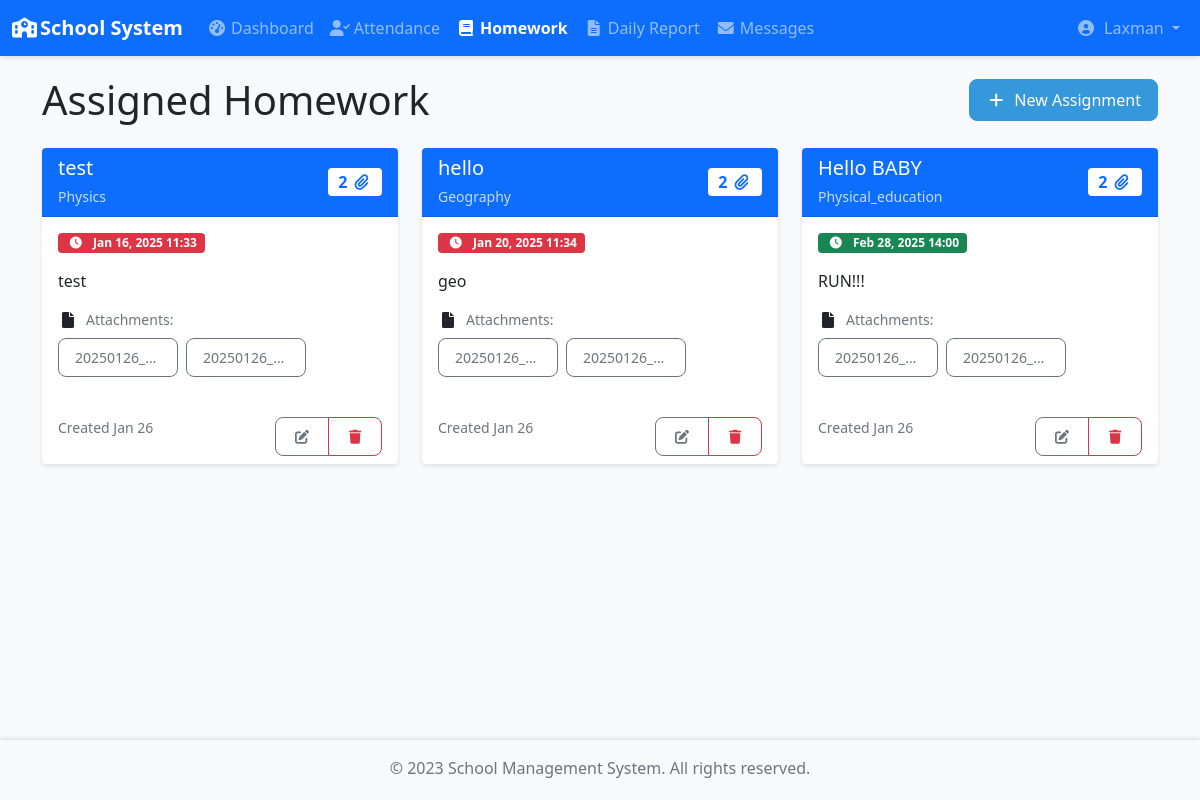
The app's page /teacher/homework (signed in) with its own data.
### app/models/user.py (models this page shows, shortened)
class User(UserMixin, db.Model):
    id = db.Column(db.Integer, primary_key=True)
    username = db.Column(db.String(64), unique=True, nullable=False)
    email = db.Column(db.String(120), unique=True, nullable=False)
    password_hash = db.Column(db.String(128))
    role = db.Column(db.String(20), nullable=False)  # 'admin', 'teacher', 'student'
    created_at = db.Column(db.DateTime, default=datetime.utcnow)
    is_active = db.Column(db.Boolean, default=True)
    first_name = db.Column(db.String(64))
    last_name = db.Column(db.String(64))

### app/models/homework.py (models this page shows)
class Homework(db.Model):
    id = db.Column(db.Integer, primary_key=True)
    title = db.Column(db.String(100), nullable=False)
    description = db.Column(db.Text, nullable=False)
    subject = db.Column(db.Enum(SubjectEnum), nullable=False)
    due_date = db.Column(db.DateTime, nullable=False)
    teacher_id = db.Column(db.Integer, db.ForeignKey('user.id'), nullable=False)
    file_path = db.Column(db.String(255))
    created_at = db.Column(db.DateTime, default=datetime.utcnow)

### app/blueprints/teacher.py (the view, shortened to what this page needs)
@teacher.route('/teacher/homework', methods=['GET', 'POST'])
@login_required
@teacher_required
def homework():
    assignments = Homework.query.filter_by(teacher_id=current_user.id).all()
    processed_assignments = []
    for hw in assignments:
        file_list = json.loads(hw.file_path) if hw.file_path else []
        is_pending = hw.due_date > datetime.utcnow()
        status = 'pending' if is_pending else 'overdue'
        due_date_str = hw.due_date.strftime('%b %d, %Y %H:%M')
        created_str = hw.created_at.strftime('%b %d')
        subject = str(hw.subject)
        processed_assignments.append({
            'id': hw.id,
            'title': hw.title,
            'subject': subject.split(".")[1].capitalize(),
            'description': hw.description,
            'status': status,
            'due_date': due_date_str,
            'created_at': created_str,
            'file_count': len(file_list),
            'files': file_list
        })
    return render_template('teacher/homework.html',
                         assignments=processed_assignments,
                         subjects=SubjectEnum)

### app/blueprints/teacher.py (called while the page is built)
def teacher_required(f):
    @wraps(f)
    def decorated_function(*args, **kwargs):
        if not current_user.is_authenticated or current_user.role != 'teacher':
            flash('You need to be a teacher to access this page.', 'danger')
            return redirect(url_for('auth.login'))
        return f(*args, **kwargs)
    return decorated_function

### app/templates/teacher/homework.html (shortened to what this page needs)
{% extends "base.html" %}
{% block content %}
<div class="container">
    <div class="d-flex justify-content-between align-items-center mb-4">
        <h1 class="mb-0">Assigned Homework</h1>
        <button type="button" class="btn btn-primary" data-bs-toggle="modal" data-bs-target="#assignmentModal">
            <i class="fas fa-plus me-2"></i>New Assignment
        </button>
    </div>
    <div class="row row-cols-1 row-cols-md-2 row-cols-lg-3 g-4">
        {% for hw in assignments %}
        <div class="col">
            <div class="card h-100 shadow-sm border-0">
                <div class="card-header bg-primary text-white rounded-top">
                    <div class="d-flex justify-content-between align-items-center">
                        <div>
                            <h5 class="card-title mb-1">{{ hw.title }}</h5>
                            <small class="opacity-75">{{ hw.subject }}</small>
                        </div>
                        <span class="badge bg-white text-primary fs-6">
                            {{ hw.file_count }} <i class="fas fa-paperclip"></i>
                        </span>
                    </div>
                </div>
                <div class="card-body d-flex flex-column">
                    <div class="d-flex justify-content-between align-items-center mb-3">
                        <span class="badge bg-{% if hw.status == 'pending' %}success{% else %}danger{% endif %}">
                            <i class="fas fa-clock me-1"></i>
                            {{ hw.due_date }}
                        </span>
                    </div>
                    <p class="card-text flex-grow-1 mb-3">
                        {{ hw.description|truncate(120) }}
                    </p>
                    <div class="mb-3">
                        <div class="d-flex align-items-center mb-2">
                            <i class="fas fa-file me-2"></i>
                            <small class="text-muted">Attachments:</small>
                        </div>
                        <div class="d-flex flex-wrap gap-2">
                            {% for file_path in hw.files %}
                            <a href="{{ url_for('static', filename=file_path) }}"
                               class="btn btn-sm btn-outline-secondary text-truncate"
                               style="max-width: 120px"
                               target="_blank">
                                {{ file_path.split('/')[-1] }}
                            </a>
                            {% endfor %}
                        </div>
                    </div>
                </div>
                <div class="card-footer bg-transparent border-0 d-flex justify-content-between">
                    <small class="text-muted">
                        Created {{ hw.created_at }}
                    </small>
                    <div class="btn-group">
                        <a href="#" class="btn btn-sm btn-outline-secondary">
                            <i class="fas fa-edit"></i>
                        </a>
                        <a href="#" class="btn btn-sm btn-outline-danger">
                            <i class="fas fa-trash"></i>
                        </a>
                    </div>
                </div>
            </div>
        </div>
        {% endfor %}
    </div>
</div>
{% endblock %}

### app/templates/base.html (shortened to what this page needs)
<!DOCTYPE html>
<html lang="en">
<head>
    <link href="https://cdn.jsdelivr.net/npm/bootstrap@5.1.3/dist/css/bootstrap.min.css" rel="stylesheet">
    <link rel="stylesheet" href="https://cdnjs.cloudflare.com/ajax/libs/font-awesome/6.0.0/css/all.min.css">
    <link rel="stylesheet" href="{{ url_for('static', filename='css/base.css') }}">
    {% if current_user.is_authenticated %}
        {% if current_user.role == 'admin' %}
            <link rel="stylesheet" href="{{ url_for('static', filename='css/admin.css') }}">
        {% elif current_user.role == 'teacher' %}
            <link rel="stylesheet" href="{{ url_for('static', filename='css/teacher.css') }}">
        {% elif current_user.role == 'student' %}
            <link rel="stylesheet" href="{{ url_for('static', filename='css/student.css') }}">
        {% endif %}
    {% endif %}
</head>
<body>
    <nav class="navbar navbar-expand-lg navbar-dark bg-primary fixed-top">
        <div class="container-fluid">
            <a class="navbar-brand" href="#">
                <i class="fas fa-school me-2"></i>School System
            </a>
            <div class="collapse navbar-collapse" id="navbarNav">
                {% if current_user.is_authenticated %}
                    {% if current_user.role == 'admin' %}
                        <ul class="navbar-nav me-auto">
                            <li class="nav-item">
                                <a class="nav-link {% if request.endpoint == 'admin.dashboard' %}active{% endif %}"
                                   href="{{ url_for('admin.dashboard') }}">
                                    <i class="fas fa-tachometer-alt me-1"></i>Dashboard
                                </a>
                            </li>
                            <li class="nav-item">
                                <a class="nav-link {% if request.endpoint == 'admin.reports' %}active{% endif %}"
                                   href="{{ url_for('admin.view_reports') }}">
                                    <i class="fas fa-file-alt me-1"></i>Reports
                                </a>
                            </li>
                            <li class="nav-item">
                                <a class="nav-link {% if request.endpoint == 'admin.assignments' %}active{% endif %}"
                                   href="{{ url_for('admin.assignments') }}">
                                    <i class="fas fa-tasks me-1"></i>Assignments
                                </a>
                            </li>
                            <li class="nav-item">
                                <a class="nav-link {% if request.endpoint == 'admin.messages' %}active{% endif %}"
                                   href="{{ url_for('admin.messages') }}">
                                    <i class="fas fa-envelope me-1"></i>Messages
                                </a>
                            <li class="nav-item">
                               <a class="nav-link {% if request.endpoint == 'admin.view_attendance' %}active{% endif %}"
                               href="{{ url_for('admin.view_attendance') }}">
                                <i class="fas fa-user-check me-1"></i>Attendance
                                </a>
                            </li>
                                </li>
                        </ul>
                    {% elif current_user.role == 'teacher' %}
                        <ul class="navbar-nav me-auto">
                            <li class="nav-item">
                                <a class="nav-link {% if request.endpoint == 'teacher.dashboard' %}active{% endif %}"
                                   href="{{ url_for('teacher.dashboard') }}">
                                    <i class="fas fa-tachometer-alt me-1"></i>Dashboard
                                </a>
                            </li>
                            <li class="nav-item">
                                <a class="nav-link {% if request.endpoint == 'teacher.attendance' %}active{% endif %}"
                                   href="{{ url_for('teacher.attendance') }}">
                                    <i class="fas fa-user-check me-1"></i>Attendance
                                </a>
                            </li>
                            <li class="nav-item">
                                <a class="nav-link {% if request.endpoint == 'teacher.homework' %}active{% endif %}"
                                   href="{{ url_for('teacher.homework') }}">
                                    <i class="fas fa-book me-1"></i>Homework
                                </a>
                            </li>
                            <li class="nav-item">
                                <a class="nav-link {% if request.endpoint == 'teacher.daily_report' %}active{% endif %}"
                                   href="{{ url_for('teacher.daily_report') }}">
                                    <i class="fas fa-file-alt me-1"></i>Daily Report
                                </a>
                            </li>
                            <li class="nav-item">
                                <a class="nav-link {% if request.endpoint == 'teacher.messages' %}active{% endif %}"
                                   href="{{ url_for('teacher.messages') }}">
                                    <i class="fas fa-envelope me-1"></i>Messages
                                </a>
                            </li>
                        </ul>
                    {% endif %}
                    <ul class="navbar-nav ms-auto">
                        <li class="nav-item dropdown">
                            <a class="nav-link dropdown-toggle" href="#" id="navbarDropdown"
                               data-bs-toggle="dropdown">
                                <i class="fas fa-user-circle me-1"></i>
                                {{ current_user.first_name }}
                            </a>
                        </li>
                    </ul>
                {% endif %}
            </div>
        </div>
    </nav>
    <main class="content-wrapper">
        {% block content %}{% endblock %}
    </main>
    <footer class="footer mt-auto py-3 bg-light">
        <div class="container text-center">
            <span class="text-muted">© 2023 School Management System. All rights reserved.</span>
        </div>
    </footer>
</body>
</html>

### app/static/css/base.css (style rules this page uses)
:root { --navbar-height: 56px; --footer-height: 60px; }
body { min-height: 100vh; display: flex; flex-direction: column; padding-top: var(--navbar-height); }
.content-wrapper { flex: 1; padding: 20px; background-color: #f8f9fa; }
.navbar { box-shadow: 0 2px 4px rgba(0,0,0,0.1); }
.navbar-brand { font-weight: 600; }
.nav-link { padding: 0.5rem 1rem; transition: color 0.2s; }
.nav-link.active { font-weight: 600; }
.footer { box-shadow: 0 -2px 4px rgba(0,0,0,0.1); height: var(--footer-height); }
.shadow-sm { box-shadow: 0 2px 4px rgba(0,0,0,0.1) !important; }
.fas { width: 20px; text-align: center; }

### app/static/css/teacher.css (style rules this page uses)
.btn { border-radius: 8px; padding: 8px 16px; }
.btn-primary { background-color: #3498db; border-color: #3498db; }

### records on screen
User: first_name "Laxman"
Homework: title "test", subject "Physics", file_count "2", due_date "Jan 16, 2025 11:33", description "test", file_path "20250126_…" "20250126_…", created_at "Jan 26"
Homework: title "hello", subject "Geography", file_count "2", due_date "Jan 20, 2025 11:34", description "geo", file_path "20250126_…" "20250126_…", created_at "Jan 26"
Homework: title "Hello BABY", subject "Physical_education", file_count "2", due_date "Feb 28, 2025 14:00", description "RUN!!!", file_path "20250126_…" "20250126_…", created_at "Jan 26"
